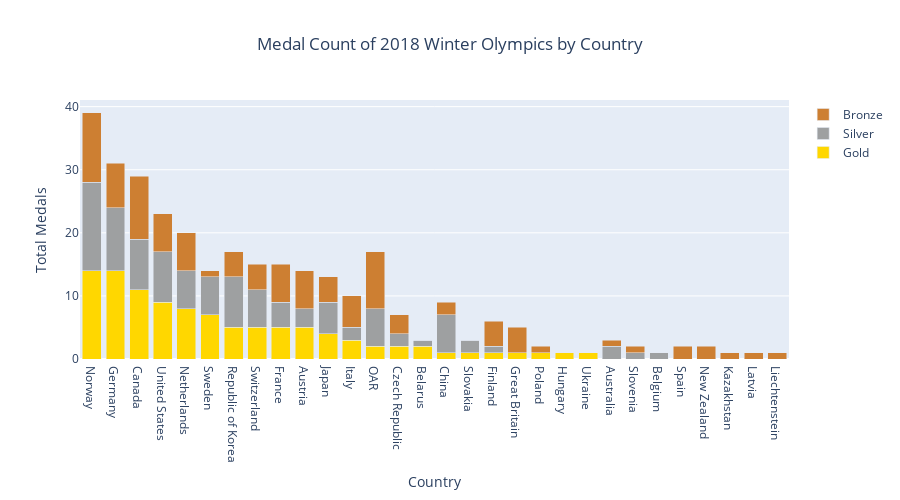

Write notebook code for a chart like this one.
### Markdown cell above
## Stacked Bar Chart

### Code cell
colors = dict(Gold='#FFD700', Silver='#9EA0A1', Bronze='#CD7F32')

data = [go.Bar(x=df['NOC'],
               y=df[name],
               name=name,
               marker=dict(color=colors[name])) for name in df.columns[2:-1]] #['Gold', 'Silver', 'Bronze']]

layout = go.Layout(title='Medal Count of 2018 Winter Olympics by Country',
                   title_x=0.5,
                   xaxis_title='Country',
                   yaxis_title='Total Medals',
                   barmode='stack',
                   height=500)

fig = go.Figure(data=data, layout=layout)
fig.show()

### Figure 1 — Plotly figure (JSON) as saved in the notebook; plotly's stock layout.template omitted (floating-point values rounded to 4 significant figures)
{"data": [{"marker": {"color": "#FFD700"}, "name": "Gold", "type": "bar", "x": ["Norway", "Germany", "Canada", "United States", "Netherlands", "Sweden", "Republic of Korea", "Switzerland", "France", "Austria", "Japan", "Italy", "OAR", "Czech Republic", "Belarus", "China", "Slovakia", "Finland", "Great Britain", "Poland", "Hungary", "Ukraine", "Australia", "Slovenia", "Belgium", "Spain", "New Zealand", "Kazakhstan", "Latvia", "Liechtenstein"], "y": [14, 14, 11, 9, 8, 7, 5, 5, 5, 5, 4, 3, 2, 2, 2, 1, 1, 1, 1, 1, 1, 1, 0, 0, 0, 0, 0, 0, 0, 0]}, {"marker": {"color": "#9EA0A1"}, "name": "Silver", "type": "bar", "x": ["Norway", "Germany", "Canada", "United States", "Netherlands", "Sweden", "Republic of Korea", "Switzerland", "France", "Austria", "Japan", "Italy", "OAR", "Czech Republic", "Belarus", "China", "Slovakia", "Finland", "Great Britain", "Poland", "Hungary", "Ukraine", "Australia", "Slovenia", "Belgium", "Spain", "New Zealand", "Kazakhstan", "Latvia", "Liechtenstein"], "y": [14, 10, 8, 8, 6, 6, 8, 6, 4, 3, 5, 2, 6, 2, 1, 6, 2, 1, 0, 0, 0, 0, 2, 1, 1, 0, 0, 0, 0, 0]}, {"marker": {"color": "#CD7F32"}, "name": "Bronze", "type": "bar", "x": ["Norway", "Germany", "Canada", "United States", "Netherlands", "Sweden", "Republic of Korea", "Switzerland", "France", "Austria", "Japan", "Italy", "OAR", "Czech Republic", "Belarus", "China", "Slovakia", "Finland", "Great Britain", "Poland", "Hungary", "Ukraine", "Australia", "Slovenia", "Belgium", "Spain", "New Zealand", "Kazakhstan", "Latvia", "Liechtenstein"], "y": [11, 7, 10, 6, 6, 1, 4, 4, 6, 6, 4, 5, 9, 3, 0, 2, 0, 4, 4, 1, 0, 0, 1, 1, 0, 2, 2, 1, 1, 1]}], "layout": {"barmode": "stack", "height": 500, "title": {"text": "Medal Count of 2018 Winter Olympics by Country", "x": 0.5}, "xaxis": {"title": {"text": "Country"}}, "yaxis": {"title": {"text": "Total Medals"}}}}
